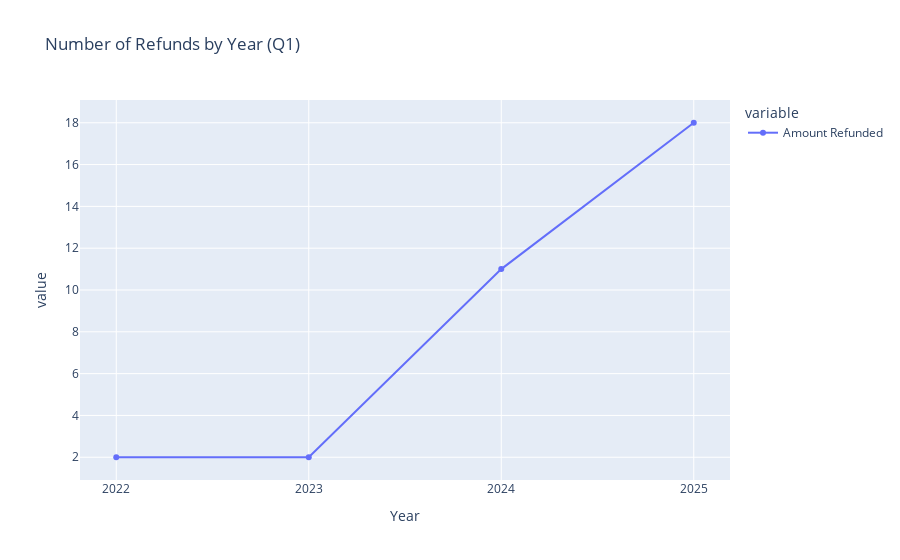

Source (notebook cell):
### Code cell
refund_data = data[(data['Amount Refunded']>0) & (data['Created date (UTC)'].dt.month <=3)]
refund_data = refund_data.groupby('year')['Amount Refunded'].count()

fig = px.line(refund_data,
        title= 'Number of Refunds by Year (Q1)', markers=True)

fig.update_layout(xaxis=dict(dtick=1, tickformat='.0f', title='Year'))

### Figure 1 — Plotly figure (JSON) as saved in the notebook; plotly's stock layout.template omitted (floating-point values rounded to 4 significant figures)
{"data": [{"hovertemplate": "variable=Amount Refunded<br>year=%{x}<br>value=%{y}<extra></extra>", "legendgroup": "Amount Refunded", "line": {"color": "#636efa", "dash": "solid"}, "marker": {"symbol": "circle"}, "mode": "lines+markers", "name": "Amount Refunded", "orientation": "v", "showlegend": true, "type": "scatter", "x": [2022, 2023, 2024, 2025], "xaxis": "x", "y": [2, 2, 11, 18], "yaxis": "y"}], "layout": {"legend": {"title": {"text": "variable"}, "tracegroupgap": 0}, "title": {"text": "Number of Refunds by Year (Q1)"}, "xaxis": {"anchor": "y", "domain": [0, 1], "dtick": 1, "tickformat": ".0f", "title": {"text": "Year"}}, "yaxis": {"anchor": "x", "domain": [0, 1], "title": {"text": "value"}}}}
